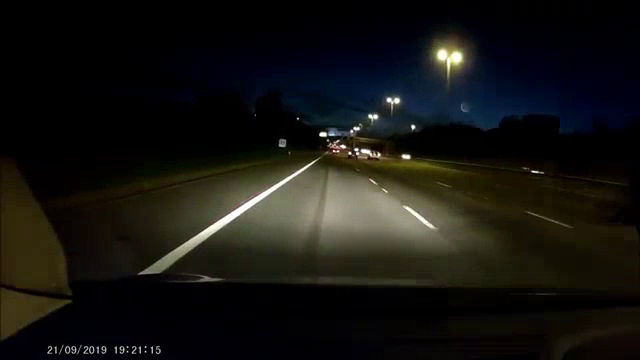
#> input picture frame 23 of testdata/videos/dashcamdark.mp4, 640 x 360 px
$ python laneDetection.py   (older library calls are emulated)
#> lines starting #> are read from the running program, lines starting #| are printed output that depends on the picture; after the words box and inside, x2 and y2 are one past the last pixel; in counts of white or black regions, pixels touching at a corner belong together
### utils.py
import numpy as np
import cv2
import pickle


#########################################################################
# utils.py: Utilities used in LD and usage of Pickle for serialisation
#########################################################################

def nothing(x):
    pass


def remove_distortion(img, cal_dir='cal_pickle.p'):
    with open(cal_dir, mode='rb') as f:
        file = pickle.load(f)
    mtx = file['mtx']
    dist = file['dist']
    dst = cv2.undistort(img, mtx, dist, None, mtx)
    return dst


def initializeTrackPoints(intialTrackPointVals):
    cv2.namedWindow("Tracking Points")
    cv2.resizeWindow("Tracking Points", 360, 240)
    cv2.createTrackbar("Width Top", "Tracking Points", intialTrackPointVals[0], 50, nothing)
    cv2.createTrackbar("Height Top", "Tracking Points", intialTrackPointVals[1], 100, nothing)
    cv2.createTrackbar("Width Bottom", "Tracking Points", intialTrackPointVals[2], 50, nothing)
    cv2.createTrackbar("Height Bottom", "Tracking Points", intialTrackPointVals[3], 100, nothing)


def valTrackPoints():
    widthTop = cv2.getTrackbarPos("Width Top", "Tracking Points")
    heightTop = cv2.getTrackbarPos("Height Top", "Tracking Points")
    widthBottom = cv2.getTrackbarPos("Width Bottom", "Tracking Points")
    heightBottom = cv2.getTrackbarPos("Height Bottom", "Tracking Points")
    src = np.float32([(widthTop / 100, heightTop / 100), (1 - (widthTop / 100), heightTop / 100),
                      (widthBottom / 100, heightBottom / 100), (1 - (widthBottom / 100), heightBottom / 100)])
    return src


def drawPoints(img, src):
    img_size = np.float32([(img.shape[1], img.shape[0])])
    src = src * img_size
    for x in range(0, 4):
        cv2.circle(img, (int(src[x][0]), int(src[x][1])), 5, (255, 0, 255), cv2.FILLED)
    return img


def colourFilter(img):
    hsv = cv2.cvtColor(img, cv2.COLOR_BGR2HSV)
    lowerYellow = np.array([18, 94, 140])
    upperYellow = np.array([48, 255, 255])
    lowerWhite = np.array([0, 0, 200])
    upperWhite = np.array([255, 255, 255])
    maskedWhite = cv2.inRange(hsv, lowerWhite, upperWhite)
    maskedYellow = cv2.inRange(hsv, lowerYellow, upperYellow)
    combinedImage = cv2.bitwise_or(maskedWhite, maskedYellow)
    return combinedImage


def thresholding(img):
    imgGrey = cv2.cvtColor(img, cv2.COLOR_BGR2GRAY)
    kernel = np.ones((5, 5))
    imgBlur = cv2.GaussianBlur(imgGrey, (5, 5), 0)
    imgCanny = cv2.Canny(imgBlur, 50, 100)
    imgDial = cv2.dilate(imgCanny, kernel, iterations=1)
    imgErode = cv2.erode(imgDial, kernel, iterations=1)
    imgColour = colourFilter(img)
    combinedImage = cv2.bitwise_or(imgColour, imgErode)
    return combinedImage, imgCanny, imgColour


# [25 lines left out: function pipeline, not called in this run]


def get_hist(img):
    hist = np.sum(img[img.shape[0] // 2:, :], axis=0)
    return hist


left_a, left_b, left_c = [], [], []
right_a, right_b, right_c = [], [], []


def perspective_warp(img,
                     dst_size=(1280, 720),
                     src=np.float32([(0.43, 0.65), (0.58, 0.65), (0.1, 1), (1, 1)]),
                     dst=np.float32([(0, 0), (1, 0), (0, 1), (1, 1)])):
    img_size = np.float32([(img.shape[1], img.shape[0])])
    src = src * img_size
    dst = dst * np.float32(dst_size)

    # Calculate the perspective transform matrix
    matrix = cv2.getPerspectiveTransform(src, dst)

    # Warp the image using OpenCV warpPerspective()
    warped = cv2.warpPerspective(img, matrix, dst_size)
    return warped


def inv_perspective_warp(img,
                         dst_size=(1280, 720),
                         src=np.float32([(0, 0), (1, 0), (0, 1), (1, 1)]),
                         dst=np.float32([(0.43, 0.65), (0.58, 0.65), (0.1, 1), (1, 1)])):
    img_size = np.float32([(img.shape[1], img.shape[0])])
    src = src * img_size
    dst = dst * np.float32(dst_size)

    # Calculate the perspective transform matrix
    matrix = cv2.getPerspectiveTransform(src, dst)

    # Warp the image using OpenCV warpPerspective()
    warped = cv2.warpPerspective(img, matrix, dst_size)
    return warped


def sliding_window(img, nwindows=15, margin=50, minpix=1, draw_windows=True):
    global left_a, left_b, left_c, right_a, right_b, right_c
    left_fit_ = np.empty(3)
    right_fit_ = np.empty(3)
    out_img = np.dstack((img, img, img)) * 255
    histogram = get_hist(img)

    # find peaks on left and right side
    midpoint = int(histogram.shape[0] / 2)
    leftx_base = np.argmax(histogram[:midpoint])
    rightx_base = np.argmax(histogram[midpoint:]) + midpoint
    window_height = np.int(img.shape[0] / nwindows)

    # Identify coordinates of nonzero pixels
    nonzero = img.nonzero()
    nonzeroy = np.array(nonzero[0])
    nonzerox = np.array(nonzero[1])

    leftx_current = leftx_base
    rightx_current = rightx_base
    left_lane_inds = []
    right_lane_inds = []

    for window in range(nwindows):
        # Identify boundaries
        win_y_low = img.shape[0] - (window + 1) * window_height
        win_y_high = img.shape[0] - window * window_height
        win_xleft_low = leftx_current - margin
        win_xleft_high = leftx_current + margin
        win_xright_low = rightx_current - margin
        win_xright_high = rightx_current + margin

        # Draw the visualised image
        if draw_windows:
            cv2.rectangle(out_img, (win_xleft_low, win_y_low), (win_xleft_high, win_y_high),
                          (255, 0, 255), 1)
            cv2.rectangle(out_img, (win_xright_low, win_y_low), (win_xright_high, win_y_high),
                          (255, 0, 255), 1)

            # Identify nonzero pixels in window
        good_left_inds = ((nonzeroy >= win_y_low) & (nonzeroy < win_y_high) &
                          (nonzerox >= win_xleft_low) & (nonzerox < win_xleft_high)).nonzero()[0]
        good_right_inds = ((nonzeroy >= win_y_low) & (nonzeroy < win_y_high) &
                           (nonzerox >= win_xright_low) & (nonzerox < win_xright_high)).nonzero()[0]

        left_lane_inds.append(good_left_inds)
        right_lane_inds.append(good_right_inds)

        if len(good_left_inds) > minpix:
            leftx_current = np.int(np.mean(nonzerox[good_left_inds]))
        if len(good_right_inds) > minpix:
            rightx_current = np.int(np.mean(nonzerox[good_right_inds]))

    # Concatenate the arrays of indices
    left_lane_inds = np.concatenate(left_lane_inds)
    right_lane_inds = np.concatenate(right_lane_inds)

    # Extract left and right line pixel positions
    leftx = nonzerox[left_lane_inds]
    lefty = nonzeroy[left_lane_inds]
    rightx = nonzerox[right_lane_inds]
    righty = nonzeroy[right_lane_inds]

    if leftx.size and rightx.size:
        # Fit second order polynomial
        left_fit = np.polyfit(lefty, leftx, 2)
        right_fit = np.polyfit(righty, rightx, 2)

        left_a.append(left_fit[0])
        left_b.append(left_fit[1])
        left_c.append(left_fit[2])

        right_a.append(right_fit[0])
        right_b.append(right_fit[1])
        right_c.append(right_fit[2])

        left_fit_[0] = np.mean(left_a[-10:])
        left_fit_[1] = np.mean(left_b[-10:])
        left_fit_[2] = np.mean(left_c[-10:])

        right_fit_[0] = np.mean(right_a[-10:])
        right_fit_[1] = np.mean(right_b[-10:])
        right_fit_[2] = np.mean(right_c[-10:])

        # Generate coordinates for plotting
        plot = np.linspace(0, img.shape[0] - 1, img.shape[0])
        left_fitx = left_fit_[0] * plot ** 2 + left_fit_[1] * plot + left_fit_[2]
        right_fitx = right_fit_[0] * plot ** 2 + right_fit_[1] * plot + right_fit_[2]

        out_img[nonzeroy[left_lane_inds], nonzerox[left_lane_inds]] = [0, 0, 255]
        out_img[nonzeroy[right_lane_inds], nonzerox[right_lane_inds]] = [255, 255, 255]

        return out_img, (left_fitx, right_fitx), (left_fit_, right_fit_), plot
    else:
        return img, (0, 0), (0, 0), 0


def get_curve(img, leftx, rightx):
    plot = np.linspace(0, img.shape[0] - 1, img.shape[0])
    y_eval = np.max(plot)
    ymeters_per_pix = 1 / img.shape[0]
    xmeters_per_pix = 0.1 / img.shape[0]

    # Fit polynomials to coordinates
    left_fit_cr = np.polyfit(plot * ymeters_per_pix, leftx * xmeters_per_pix, 2)
    right_fit_cr = np.polyfit(plot * ymeters_per_pix, rightx * xmeters_per_pix, 2)

    # Calculate radius of curvature is in meters
    car_pos = img.shape[1] / 2
    l_fit_x_int = left_fit_cr[0] * img.shape[0] ** 2 + left_fit_cr[1] * img.shape[0] + left_fit_cr[2]
    r_fit_x_int = right_fit_cr[0] * img.shape[0] ** 2 + right_fit_cr[1] * img.shape[0] + right_fit_cr[2]
    lane_center_position = (r_fit_x_int + l_fit_x_int) / 2
    center = (car_pos - lane_center_position) * xmeters_per_pix / 10
    return l_fit_x_int, r_fit_x_int, center


def draw_lanes(img, left_fit, right_fit, frameWidth, frameHeight, src):
    plot = np.linspace(0, img.shape[0] - 1, img.shape[0])
    colour_img = np.zeros_like(img)

    left = np.array([np.transpose(np.vstack([left_fit, plot]))])
    right = np.array([np.flipud(np.transpose(np.vstack([right_fit, plot])))])
    points = np.hstack((left, right))

    cv2.fillPoly(colour_img, np.int_(points), (255, 0, 0))
    inv_perspective = inv_perspective_warp(colour_img, (frameWidth, frameHeight), dst=src)
    inv_perspective = cv2.addWeighted(img, 0.5, inv_perspective, 0.7, 0)
    return inv_perspective


def stackImages(scale, imgArray):
    rows = len(imgArray)
    cols = len(imgArray[0])
    rowsAvailable = isinstance(imgArray[0], list)
    width = imgArray[0][0].shape[1]
    height = imgArray[0][0].shape[0]
    if rowsAvailable:
        for x in range(0, rows):
            for y in range(0, cols):
                if imgArray[x][y].shape[:2] == imgArray[0][0].shape[:2]:
                    imgArray[x][y] = cv2.resize(imgArray[x][y], (0, 0), None, scale, scale)
                else:
                    imgArray[x][y] = cv2.resize(imgArray[x][y], (imgArray[0][0].shape[1], imgArray[0][0].shape[0]),
                                                None, scale, scale)
                if len(imgArray[x][y].shape) == 2: imgArray[x][y] = cv2.cvtColor(imgArray[x][y], cv2.COLOR_GRAY2BGR)
        imageBlank = np.zeros((height, width, 3), np.uint8)
        hor = [imageBlank] * rows
        for x in range(0, rows):
            hor[x] = np.hstack(imgArray[x])
        ver = np.vstack(hor)
    else:
        for x in range(0, rows):
            if imgArray[x].shape[:2] == imgArray[0].shape[:2]:
                imgArray[x] = cv2.resize(imgArray[x], (0, 0), None, scale, scale)
            else:
                imgArray[x] = cv2.resize(imgArray[x], (imgArray[0].shape[1], imgArray[0].shape[0]), None, scale, scale)
            if len(imgArray[x].shape) == 2: imgArray[x] = cv2.cvtColor(imgArray[x], cv2.COLOR_GRAY2BGR)
        hor = np.hstack(imgArray)
        ver = hor
    return ver


def drawLines(img, lane_curve):
    myWidth = img.shape[1]
    myHeight = img.shape[0]
    print(myWidth, myHeight)
    for x in range(-30, 30):
        w = myWidth // 20
        cv2.line(img, (w * x + int(lane_curve // 100), myHeight - 30),
                 (w * x + int(lane_curve // 100), myHeight), (0, 255, 255), 2)
    cv2.line(img, (int(lane_curve // 100) + myWidth // 2, myHeight - 30),
             (int(lane_curve // 100) + myWidth // 2, myHeight), (0, 255, 255), 3)
    cv2.line(img, (myWidth // 2, myHeight - 50), (myWidth // 2, myHeight), (0, 0, 255), 2)
    return img

### laneDetection.py
import numpy as np
import cv2
import utils

######################################################################################################
# laneDetection.py: Uses utils.py to process video feeds for lane detection and steering prediction
######################################################################################################

cameraFeed = False
videoPath = 'testdata/videos/dashcamdark.mp4'
cameraNo = 1
frameWidth = 640
frameHeight = 480

# Set up our predefined distortion map co-ordinates
if cameraFeed:
    initialTrackPoint = [24, 55, 12, 100]
else:
    initialTrackPoint = [42, 47, 16, 77]

if cameraFeed:
    cap = cv2.VideoCapture(cameraNo)
    cap.set(3, frameWidth)
    cap.set(4, frameHeight)
else:
    cap = cv2.VideoCapture(videoPath)

count = 0
noOfArrayValues = 10
global arrayCurve, arrayCounter
arrayCounter = 0
arrayCurve = np.zeros([noOfArrayValues])
myVals = []
utils.initializeTrackPoints(initialTrackPoint)

while True:
    success, img = cap.read()
#> img is the input picture: shape (360, 640, 3); mean B, G, R 17.2, 20.5, 21.3
    if not cameraFeed:
        img = cv2.resize(img, (frameWidth, frameHeight), None)
#> img: shape (480, 640, 3)
    imgWarpPoints = img.copy()
    imgFinal = img.copy()
    imgCanny = img.copy()

    imgUndis = utils.remove_distortion(img)
#> (reads cal_pickle.p from the repository)
    imgThres, imgCanny, imgColor = utils.thresholding(imgUndis)
#> in thresholding, `imgCanny = cv2.Canny(imgBlur, 50, 100)`:
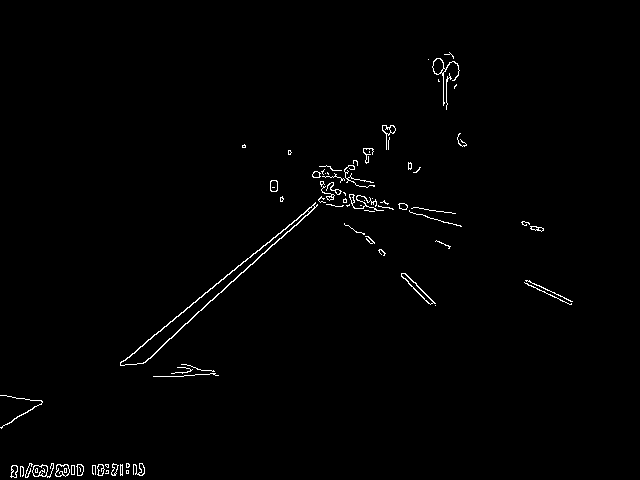
#> imgCanny: shape (480, 640); 1% white in thin lines or dots, all inside (x1, y1, x2, y2) = (0, 52, 573, 478)
#> in thresholding, `combinedImage = cv2.bitwise_or(imgColour, imgErode)`:
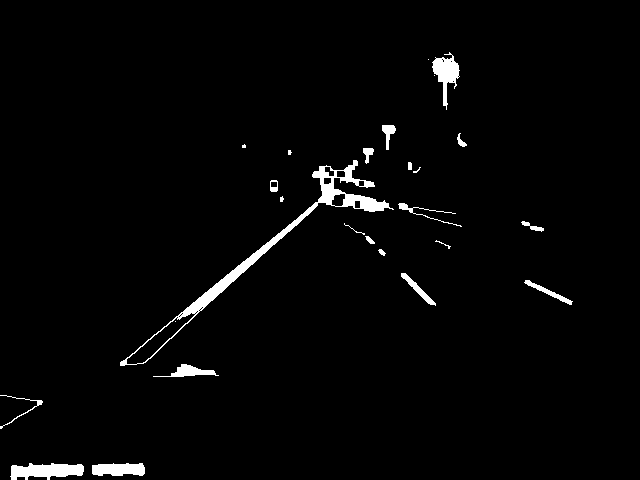
#> combinedImage: shape (480, 640); 2.3% white; 26 white regions (7 under 20 px), largest, box (x1, y1, x2, y2) and area: (120, 160, 394, 366) 2980, (10, 463, 84, 480) 885, (432, 52, 460, 110) 676
    src = utils.valTrackPoints()
    imgWarp = utils.perspective_warp(imgThres, dst_size=(frameWidth, frameHeight), src=src)
#> in perspective_warp, `dst = dst * np.float32(dst_size)`: dst = [[0, 0], [640, 0], [0, 480], [640, 480]]
#> in perspective_warp, `matrix = cv2.getPerspectiveTransform(src, dst)`: matrix = [[-1.53, -1.77, 808.8], [6.34e-16, -3.46, 781.1], [1.81e-18, -0.00552, 1]]
    imgWarpPoints = utils.drawPoints(imgWarpPoints, src)
    imgSliding, curves, lanes, ploty = utils.sliding_window(imgWarp, draw_windows=True)
#> in get_hist, `hist = np.sum(img[img.shape[0] // 2:, :], axis=0)`: hist = 640 values, max 46350 at index 61, min 0 at index 0, mean 3894.6
#> in sliding_window, `histogram = get_hist(img)`: histogram has the same summary as hist in get_hist
#> in sliding_window, `leftx_base = np.argmax(histogram[:midpoint])`: leftx_base = 61
#> in sliding_window, `rightx_base = np.argmax(histogram[midpoint:]) + midpoint`: rightx_base = 567
#> in sliding_window, `nonzero = img.nonzero()`: nonzero = 31740 positions, rows 0 to 479, columns 11 to 586
#> in sliding_window, `leftx_current = leftx_base`: leftx_current = 61
#> in sliding_window, `rightx_current = rightx_base`: rightx_current = 567
#> the loop in sliding_window, `for window in range(nwindows):` made 15 passes
#> (win_xleft_low, win_xleft_high, win_xright_low, win_xright_high, leftx_current, rightx_current) on passes 3, 4, 5, 8, 9, 10, 11, 12: (-10, 90, 517, 617, 47, 572), (-3, 97, 522, 622, 53, 570), (3, 103, 520, 620, 61, 569), (25, 125, 519, 619, 82, 560), (32, 132, 510, 610, 89, 564), (39, 139, 514, 614, 97, 553), (47, 147, 503, 603, 105, 554), (55, 155, 504, 604, 112, 553)
#> after the loop in sliding_window, `for window in range(nwindows):`:
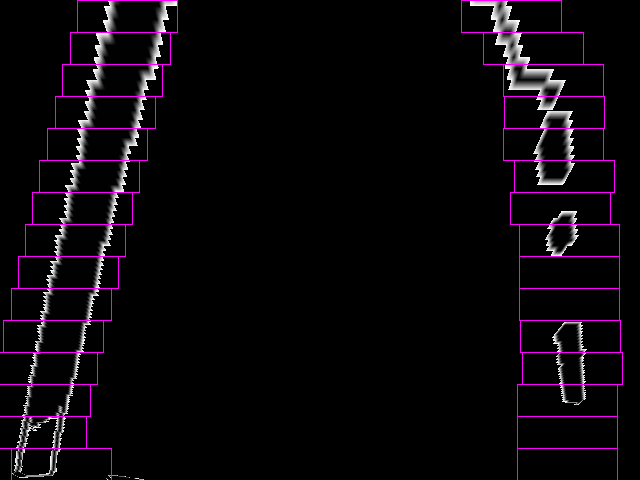
#> out_img: shape (480, 640, 3); mean of channels 0, 1, 2 10.2, 6.1, 10.2; drawn as B, G, R
#> after the loop in sliding_window, `for window in range(nwindows):`: left_lane_inds = 15 items
#> in sliding_window, `right_lane_inds = np.concatenate(right_lane_inds)`: right_lane_inds = 8325 values, max 29946 at index 440, min 69 at index 7565, mean 14391.3
#> in sliding_window, `rightx = nonzerox[right_lane_inds]`: rightx = 8325 values, max 586 at index 468, min 470 at index 7602, mean 547.4
#> in sliding_window, `righty = nonzeroy[right_lane_inds]`: righty = 8325 values, max 404 at index 436, min 0 at index 7565, mean 178.5
#> in sliding_window, `left_fit = np.polyfit(lefty, leftx, 2)`: left_fit = [5.94e-05, -0.256, 140.6]
#> in sliding_window, `right_fit = np.polyfit(righty, rightx, 2)`: right_fit = [-0.000815, 0.501, 495.7]
#> in sliding_window, `out_img[nonzeroy[right_lane_inds], nonzerox[right_lane_inds]] = [255, ..`:
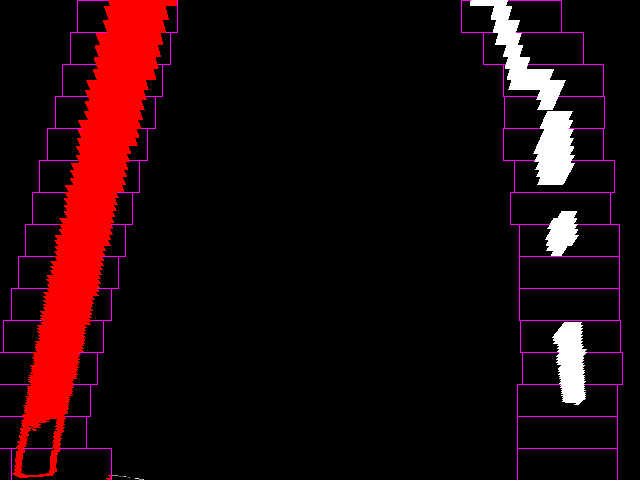
#> out_img: shape (480, 640, 3); mean of channels 0, 1, 2 10.2, 6.9, 29.5; drawn as B, G, R
#> lanes = ([5.94e-05, -0.256, 140.6], [-0.000815, 0.501, 495.7]); ploty = 480 values from 0 to 479

    try:
        curverad = utils.get_curve(imgFinal, curves[0], curves[1])
#> in get_curve, `left_fit_cr = np.polyfit(plot * ymeters_per_pix, leftx * xmeters_per_p..`: left_fit_cr = [0.00285, -0.0256, 0.0293]
#> in get_curve, `right_fit_cr = np.polyfit(plot * ymeters_per_pix, rightx * xmeters_per..`: right_fit_cr = [-0.0391, 0.0501, 0.103]
#> in get_curve, `l_fit_x_int = left_fit_cr[0] * img.shape[0] ** 2 + left_fit_cr[1] * im..`: l_fit_x_int = 644.4
#> in get_curve, `r_fit_x_int = right_fit_cr[0] * img.shape[0] ** 2 + right_fit_cr[1] * ..`: r_fit_x_int = -8985.8
#> in get_curve, `lane_center_position = (r_fit_x_int + l_fit_x_int) / 2`: lane_center_position = -4170.7
#> in get_curve, `center = (car_pos - lane_center_position) * xmeters_per_pix / 10`: center = 0.0936
#> curverad = (644.4, -8985.8, 0.0936)
        lane_curve = np.mean([curverad[0], curverad[1]])
#> lane_curve = -4170.7
        imgFinal = utils.draw_lanes(img, curves[0], curves[1], frameWidth, frameHeight, src=src)
#> in draw_lanes, `left = np.array([np.transpose(np.vstack([left_fit, plot]))])`: left = 480 pairs, first value 31.39 to 140.6, second value 0 to 479
#> in draw_lanes, `right = np.array([np.flipud(np.transpose(np.vstack([right_fit, plot]))..`: right = 480 pairs, first value 495.7 to 572.8, second value 0 to 479
#> in draw_lanes, `points = np.hstack((left, right))`: points = 960 pairs, first value 31.39 to 572.8, second value 0 to 479
#> in draw_lanes, `cv2.fillPoly(colour_img, np.int_(points), (255, 0, 0))`:
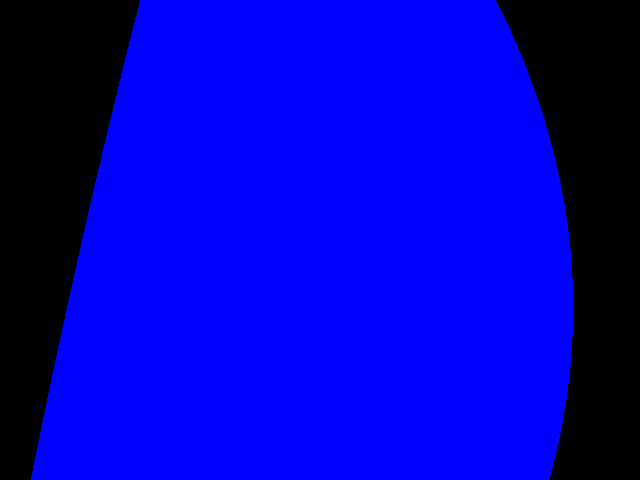
#> colour_img: shape (480, 640, 3); mean of channels 0, 1, 2 187.5, 0, 0; drawn as B, G, R
#> in inv_perspective_warp, `src = src * img_size`: src = [[0, 0], [640, 0], [0, 480], [640, 480]]
#> in inv_perspective_warp, `matrix = cv2.getPerspectiveTransform(src, dst)`: matrix = [[0.16, -0.51, 268.8], [0, -0.289, 225.6], [0, -0.00159, 1]]

        # Average the lane curvature
        currentCurve = lane_curve // 50
#> currentCurve = -84
        if int(np.sum(arrayCurve)) == 0:
            averageCurve = currentCurve
#> averageCurve = -84
        else:
            averageCurve = np.sum(arrayCurve) // arrayCurve.shape[0]
        if abs(averageCurve - currentCurve) > 200:
            arrayCurve[arrayCounter] = averageCurve
        else:
            arrayCurve[arrayCounter] = currentCurve

        arrayCounter += 1
        if arrayCounter >= noOfArrayValues:
            arrayCounter = 0

        cv2.putText(imgFinal, str(int(averageCurve)), (frameWidth // 2 - 70, 70), cv2.FONT_HERSHEY_DUPLEX, 1.75,
                    (255, 0, 255), 2, cv2.LINE_AA)
#> imgFinal: shape (480, 640, 3); mean B, G, R 27.2, 10.2, 11.6

    except:
        lane_curve = 00
        pass

    imgFinal = utils.drawLines(imgFinal, lane_curve)
#| 640 480
#> in drawLines, `cv2.line(img, (myWidth // 2, myHeight - 50), (myWidth // 2, myHeight),..`:
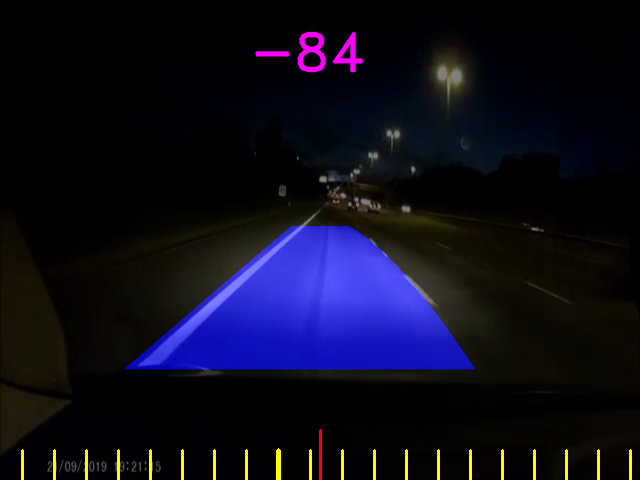
#> img: shape (480, 640, 3); mean B, G, R 27.2, 11.8, 13.3
    imgThres = cv2.cvtColor(imgThres, cv2.COLOR_GRAY2BGR)
    imgBlank = np.zeros_like(img)

    # Show every process of what we do
    # imgStacked = utils.stackImages(0.7, ([img, imgUndis, imgWarpPoints],
    # [imgColor, imgCanny, imgThres],
    # [imgWarp, imgSliding, imgFinal]
    #  ))
    # cv2.imshow("Result", imgFinal)

    # Show our interface and set up an exit condition on Q
    imgStacked = utils.stackImages(0.9, ([imgWarpPoints, imgSliding, imgFinal]))
#> in stackImages, `rows = len(imgArray)`: rows = 3
#> in stackImages, `cols = len(imgArray[0])`: cols = 480
#> in stackImages, `rowsAvailable = isinstance(imgArray[0], list)`: rowsAvailable = False
#> after the loop in stackImages, `for x in range(0, rows):`: imgArray = 3 items
#> in stackImages, `hor = np.hstack(imgArray)`:
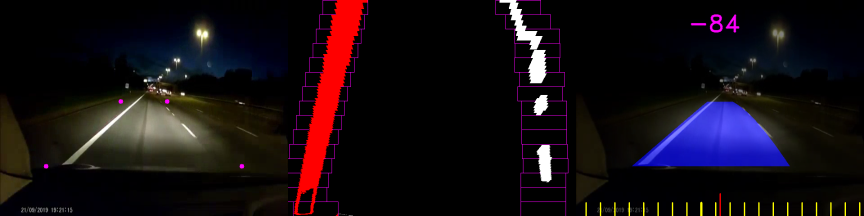
#> hor: shape (432, 1728, 3) (shown at 1/2 size); mean of channels 0, 1, 2 18.2, 13, 21.4; drawn as B, G, R
    cv2.imshow("PipeLine", imgStacked)

    if cv2.waitKey(1) & 0xFF == ord('q'):
#> (key q is pressed here)
        break

cap.release()
cv2.destroyAllWindows()
